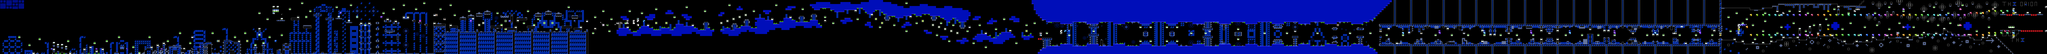

Rendered tile map (Tiled .tmx) drawn with the repository's tilesets; below, a short description and the map source with its tile grids summarised:
An orthogonal 1006x27 tile map with 16x16 px tiles, 2 tile layers (SP, ...), 2 tilesets, 2 image layers.

<map version="1.10" tiledversion="1.11.2" orientation="orthogonal" renderorder="right-down" width="1006" height="27" tilewidth="16" tileheight="16" infinite="0" nextlayerid="5" nextobjectid="1">
 <editorsettings>
  <chunksize width="16" height="27" />
  <export target="../LEVELS/LEVEL DATA/lvlset_A/groundtospace.csv" format="csv" />
 </editorsettings>
 <tileset firstgid="1" name="famidash" tilewidth="16" tileheight="16" tilecount="256" columns="16">
  <image source="../../../GRAPHICS/famidash.bmp" width="256" height="256" />
 </tileset>
 <tileset firstgid="257" name="sprites" tilewidth="16" tileheight="16" tilecount="256" columns="16">
  <image source="../../../GRAPHICS/sprites.png" width="256" height="256" />
 </tileset>
 <imagelayer id="3" name="Image Layer 1" parallaxx="0.9" parallaxy="0.9" repeatx="1" repeaty="1">
  <image source="../../../GRAPHICS/Old/parallax Blue.bmp" width="144" height="72" />
 </imagelayer>
 <imagelayer id="4" name="Image Layer 2" offsetx="0" offsety="432" repeatx="1">
  <image source="../../../GRAPHICS/ground.bmp" width="64" height="128" />
 </imagelayer>
 <layer id="1" width="1006" height="27" opacity="0.9">
  <data>[27162 cells, 12717 non-empty, 126 distinct tile ids]</data>
 </layer>
 <layer id="2" name="SP" width="1006" height="27">
  <data>[27162 cells, 497 non-empty, 82 distinct tile ids]</data>
 </layer>
</map>
